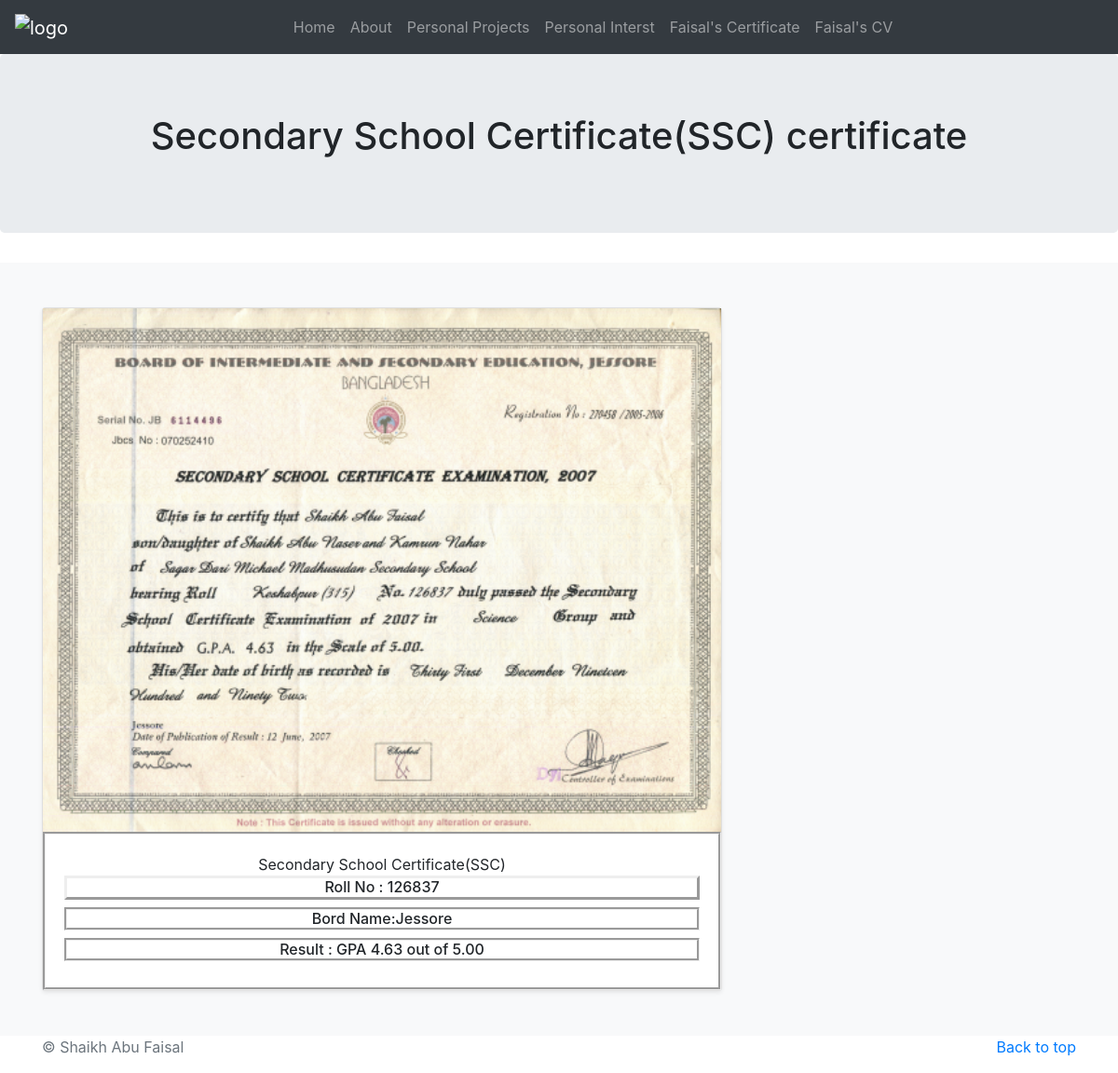
Screenshot of /cerdetails/1 with the database file from the repository.
### my_protfolio/models.py (models this page shows)
class Sk_certificate(models.Model):
    Exam_Name=models.CharField(max_length=50)
    Roll_Number=models.IntegerField()
    Bord_Name=models.CharField(max_length=50)
    Result=models.FloatField()
    Certificate_Image = models.ImageField(upload_to='all_image/')
    def __str__(self):
        return self.Exam_Name

### my_protfolio/views.py (the view)
# urls.py: path('cerdetails/<pk>',views.cerdetails_view,name='cerdetails'),
def cerdetails_view(request,pk):
    certificates=Sk_certificate.objects.get(pk=pk)
    print(certificates)
    context={
         'certificates': certificates
         }
    return render(request,'cerdetails.html',context)

### templates/Cerdetails.html (shortened to what this page needs)
{% extends 'base.html'%}
{% block contant%}
<main role="main">
    <section class="jumbotron text-center">
      <div class="container">
        <h1>{{certificates.Exam_Name}} certificate</h1>
      </div>
    </section>
    <div class="album py-5 bg-light">
      <div class="container">
        <div class="row">
          <div class="col-md-8">
            <div class="card mb-8 shadow-sm">
             <img style="width: 100%; height=200%;" src="{{certificates.Certificate_Image.url}}" alt="">
              <div class="card-body"  style="border-style: groove  ; text-align: center; " >
                <h7 style="text-align: center;">{{certificates.Exam_Name}}</h7>
                <h6 style="font-size: medium;border-style: outset;"> Roll No : {{certificates.Roll_Number}}</h6>
                {% if certificates.pk == 3 %}
              <h6 style="font-size: medium ;border-style: groove  ;">Versity Name : {{certificates.Bord_Name}}</h6>
               <h6 style="font-size: medium ;border-style: groove ;"> Result : CGPA {{certificates.Result}} out of 4.00 </h6>
               {% else %}
               <h6 style="font-size: medium ;border-style: groove ;">Bord Name:{{certificates.Bord_Name}}</h6>
              <h5 style="font-size: medium ;border-style: groove ;">Result : GPA {{certificates.Result}} out of 5.00 </h5>
              {% endif %}
              </div>
            </div>
          </div>
          </div>
      </div>
    </div>
  </main>
  <footer class="text-muted">
    <div class="container">
      <p class="float-right">
        <a href="#">Back to top</a>
      </p>
      <p> &copy; Shaikh Abu Faisal</p>
    </div>
  </footer>
{% endblock %}

### rows the page displays
Sk_certificate: Exam_Name "Secondary School Certificate(SSC)", Certificate_Image (picture), Roll_Number "126837", Bord_Name "Jessore", Result "4.63"
